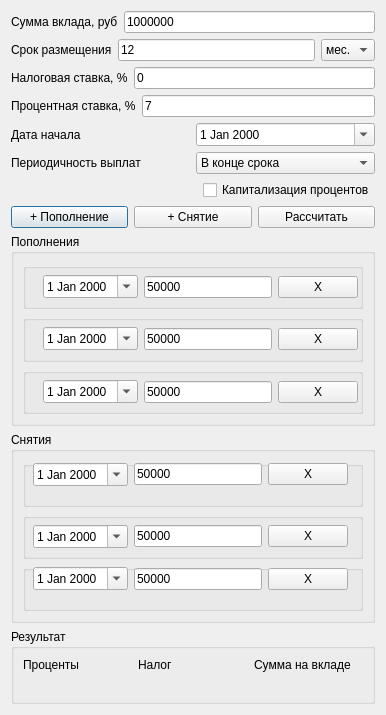
<?xml version="1.0" encoding="UTF-8"?>
<ui version="4.0">
 <class>deposit</class>
 <widget class="QDialog" name="deposit">
  <property name="geometry">
   <rect>
    <x>0</x>
    <y>0</y>
    <width>386</width>
    <height>715</height>
   </rect>
  </property>
  <property name="sizePolicy">
   <sizepolicy hsizetype="Fixed" vsizetype="Fixed">
    <horstretch>0</horstretch>
    <verstretch>0</verstretch>
   </sizepolicy>
  </property>
  <property name="windowTitle">
   <string>Депозитный калькулятор</string>
  </property>
  <layout class="QVBoxLayout" name="verticalLayout_3">
   <item>
    <layout class="QHBoxLayout" name="horizontalLayout_7">
     <item>
      <widget class="QLabel" name="label">
       <property name="text">
        <string>Сумма вклада, руб</string>
       </property>
      </widget>
     </item>
     <item>
      <widget class="QLineEdit" name="lineEdit_amount">
       <property name="text">
        <string>1000000</string>
       </property>
      </widget>
     </item>
    </layout>
   </item>
   <item>
    <layout class="QHBoxLayout" name="horizontalLayout_8">
     <item>
      <widget class="QLabel" name="label_2">
       <property name="text">
        <string>Срок размещения</string>
       </property>
      </widget>
     </item>
     <item>
      <widget class="QLineEdit" name="lineEdit_term">
       <property name="text">
        <string>12</string>
       </property>
      </widget>
     </item>
     <item>
      <widget class="QComboBox" name="comboBox">
       <property name="currentIndex">
        <number>0</number>
       </property>
       <item>
        <property name="text">
         <string>мес.</string>
        </property>
       </item>
      </widget>
     </item>
    </layout>
   </item>
   <item>
    <layout class="QHBoxLayout" name="horizontalLayout_9">
     <item>
      <widget class="QLabel" name="label_3">
       <property name="text">
        <string>Налоговая ставка, %</string>
       </property>
      </widget>
     </item>
     <item>
      <widget class="QLineEdit" name="lineEdit_tax">
       <property name="text">
        <string>0</string>
       </property>
      </widget>
     </item>
    </layout>
   </item>
   <item>
    <layout class="QHBoxLayout" name="horizontalLayout_10">
     <item>
      <widget class="QLabel" name="label_4">
       <property name="text">
        <string>Процентная ставка, %</string>
       </property>
      </widget>
     </item>
     <item>
      <widget class="QLineEdit" name="lineEdit_rate">
       <property name="text">
        <string>7</string>
       </property>
      </widget>
     </item>
    </layout>
   </item>
   <item>
    <layout class="QHBoxLayout" name="horizontalLayout_14">
     <item>
      <widget class="QLabel" name="label_6">
       <property name="text">
        <string>Дата начала</string>
       </property>
      </widget>
     </item>
     <item>
      <widget class="QDateEdit" name="dateEdit_start">
       <property name="calendarPopup">
        <bool>true</bool>
       </property>
      </widget>
     </item>
    </layout>
   </item>
   <item>
    <layout class="QHBoxLayout" name="horizontalLayout_11">
     <item>
      <widget class="QLabel" name="label_5">
       <property name="text">
        <string>Периодичность выплат</string>
       </property>
      </widget>
     </item>
     <item>
      <widget class="QComboBox" name="comboBox_withdrawInterval">
       <property name="currentIndex">
        <number>0</number>
       </property>
       <item>
        <property name="text">
         <string>В конце срока</string>
        </property>
       </item>
      </widget>
     </item>
    </layout>
   </item>
   <item>
    <layout class="QHBoxLayout" name="horizontalLayout_12">
     <item>
      <spacer name="horizontalSpacer">
       <property name="orientation">
        <enum>Qt::Horizontal</enum>
       </property>
       <property name="sizeHint" stdset="0">
        <size>
         <width>40</width>
         <height>20</height>
        </size>
       </property>
      </spacer>
     </item>
     <item>
      <widget class="QCheckBox" name="checkBox_capitalize">
       <property name="text">
        <string>Капитализация процентов</string>
       </property>
       <property name="checked">
        <bool>false</bool>
       </property>
      </widget>
     </item>
    </layout>
   </item>
   <item>
    <layout class="QHBoxLayout" name="horizontalLayout_13">
     <item>
      <widget class="QPushButton" name="pushButton_addDeposit">
       <property name="text">
        <string>+ Пополнение</string>
       </property>
      </widget>
     </item>
     <item>
      <widget class="QPushButton" name="pushButton_cashBack">
       <property name="text">
        <string>+ Снятие</string>
       </property>
      </widget>
     </item>
     <item>
      <widget class="QPushButton" name="pushButton_calculate">
       <property name="text">
        <string>Рассчитать</string>
       </property>
      </widget>
     </item>
    </layout>
   </item>
   <item>
    <widget class="QGroupBox" name="groupBox_deposits">
     <property name="title">
      <string>Пополнения</string>
     </property>
     <layout class="QGridLayout" name="gridLayout">
      <item row="2" column="0">
       <widget class="QGroupBox" name="groupBox_additionalDeposit3">
        <property name="title">
         <string/>
        </property>
        <widget class="QWidget" name="layoutWidget">
         <property name="geometry">
          <rect>
           <x>20</x>
           <y>10</y>
           <width>315</width>
           <height>28</height>
          </rect>
         </property>
         <layout class="QHBoxLayout" name="horizontalLayout_3">
          <item>
           <widget class="QDateEdit" name="dateEdit_4">
            <property name="calendarPopup">
             <bool>true</bool>
            </property>
           </widget>
          </item>
          <item>
           <widget class="QLineEdit" name="lineEdit_7">
            <property name="text">
             <string>50000</string>
            </property>
           </widget>
          </item>
          <item>
           <widget class="QPushButton" name="pushButton_6">
            <property name="text">
             <string>X</string>
            </property>
           </widget>
          </item>
         </layout>
        </widget>
       </widget>
      </item>
      <item row="0" column="0">
       <widget class="QGroupBox" name="groupBox_additionalDeposit1">
        <property name="title">
         <string/>
        </property>
        <widget class="QWidget" name="layoutWidget">
         <property name="geometry">
          <rect>
           <x>20</x>
           <y>10</y>
           <width>315</width>
           <height>28</height>
          </rect>
         </property>
         <layout class="QHBoxLayout" name="horizontalLayout">
          <item>
           <widget class="QDateEdit" name="dateEdit_2">
            <property name="calendarPopup">
             <bool>true</bool>
            </property>
           </widget>
          </item>
          <item>
           <widget class="QLineEdit" name="lineEdit_5">
            <property name="text">
             <string>50000</string>
            </property>
           </widget>
          </item>
          <item>
           <widget class="QPushButton" name="pushButton_4">
            <property name="text">
             <string>X</string>
            </property>
           </widget>
          </item>
         </layout>
        </widget>
       </widget>
      </item>
      <item row="1" column="0">
       <widget class="QGroupBox" name="groupBox_additionalDeposit2">
        <property name="title">
         <string/>
        </property>
        <widget class="QWidget" name="layoutWidget">
         <property name="geometry">
          <rect>
           <x>20</x>
           <y>10</y>
           <width>315</width>
           <height>28</height>
          </rect>
         </property>
         <layout class="QHBoxLayout" name="horizontalLayout_2">
          <item>
           <widget class="QDateEdit" name="dateEdit_3">
            <property name="calendarPopup">
             <bool>true</bool>
            </property>
           </widget>
          </item>
          <item>
           <widget class="QLineEdit" name="lineEdit_6">
            <property name="text">
             <string>50000</string>
            </property>
           </widget>
          </item>
          <item>
           <widget class="QPushButton" name="pushButton_5">
            <property name="text">
             <string>X</string>
            </property>
           </widget>
          </item>
         </layout>
        </widget>
       </widget>
      </item>
     </layout>
    </widget>
   </item>
   <item>
    <widget class="QGroupBox" name="groupBox_withdraws">
     <property name="title">
      <string>Снятия</string>
     </property>
     <layout class="QVBoxLayout" name="verticalLayout_2">
      <item>
       <widget class="QGroupBox" name="groupBox_withdraw1">
        <property name="title">
         <string/>
        </property>
        <widget class="QWidget" name="layoutWidget">
         <property name="geometry">
          <rect>
           <x>10</x>
           <y>0</y>
           <width>315</width>
           <height>28</height>
          </rect>
         </property>
         <layout class="QGridLayout" name="gridLayout_2">
          <item row="0" column="0">
           <widget class="QDateEdit" name="dateEdit_5">
            <property name="acceptDrops">
             <bool>false</bool>
            </property>
            <property name="calendarPopup">
             <bool>true</bool>
            </property>
           </widget>
          </item>
          <item row="0" column="1">
           <widget class="QLineEdit" name="lineEdit_8">
            <property name="text">
             <string>50000</string>
            </property>
           </widget>
          </item>
          <item row="0" column="2">
           <widget class="QPushButton" name="pushButton_7">
            <property name="text">
             <string>X</string>
            </property>
           </widget>
          </item>
         </layout>
        </widget>
       </widget>
      </item>
      <item>
       <widget class="QGroupBox" name="groupBox_withdraw2">
        <property name="title">
         <string/>
        </property>
        <widget class="QWidget" name="layoutWidget_2">
         <property name="geometry">
          <rect>
           <x>10</x>
           <y>10</y>
           <width>315</width>
           <height>28</height>
          </rect>
         </property>
         <layout class="QGridLayout" name="gridLayout_3">
          <item row="0" column="0">
           <widget class="QDateEdit" name="dateEdit_6">
            <property name="acceptDrops">
             <bool>false</bool>
            </property>
            <property name="calendarPopup">
             <bool>true</bool>
            </property>
           </widget>
          </item>
          <item row="0" column="1">
           <widget class="QLineEdit" name="lineEdit_9">
            <property name="text">
             <string>50000</string>
            </property>
           </widget>
          </item>
          <item row="0" column="2">
           <widget class="QPushButton" name="pushButton_8">
            <property name="text">
             <string>X</string>
            </property>
           </widget>
          </item>
         </layout>
        </widget>
       </widget>
      </item>
      <item>
       <widget class="QGroupBox" name="groupBox_withdraw3">
        <property name="title">
         <string/>
        </property>
        <widget class="QWidget" name="layoutWidget_3">
         <property name="geometry">
          <rect>
           <x>10</x>
           <y>0</y>
           <width>315</width>
           <height>28</height>
          </rect>
         </property>
         <layout class="QHBoxLayout" name="horizontalLayout_16">
          <item>
           <widget class="QDateEdit" name="dateEdit_7">
            <property name="acceptDrops">
             <bool>false</bool>
            </property>
            <property name="calendarPopup">
             <bool>true</bool>
            </property>
           </widget>
          </item>
          <item>
           <widget class="QLineEdit" name="lineEdit_10">
            <property name="text">
             <string>50000</string>
            </property>
           </widget>
          </item>
          <item>
           <widget class="QPushButton" name="pushButton_9">
            <property name="text">
             <string>X</string>
            </property>
           </widget>
          </item>
         </layout>
        </widget>
       </widget>
      </item>
     </layout>
    </widget>
   </item>
   <item>
    <widget class="QGroupBox" name="groupBox_result">
     <property name="sizePolicy">
      <sizepolicy hsizetype="Preferred" vsizetype="Fixed">
       <horstretch>0</horstretch>
       <verstretch>0</verstretch>
      </sizepolicy>
     </property>
     <property name="title">
      <string>Результат</string>
     </property>
     <layout class="QVBoxLayout" name="verticalLayout">
      <item>
       <layout class="QHBoxLayout" name="horizontalLayout_4">
        <item>
         <widget class="QLabel" name="label_10">
          <property name="text">
           <string>Проценты</string>
          </property>
         </widget>
        </item>
        <item>
         <widget class="QLabel" name="label_8">
          <property name="text">
           <string>Налог</string>
          </property>
         </widget>
        </item>
        <item>
         <widget class="QLabel" name="label_12">
          <property name="text">
           <string>Сумма на вкладе</string>
          </property>
         </widget>
        </item>
       </layout>
      </item>
      <item>
       <layout class="QHBoxLayout" name="horizontalLayout_5">
        <item>
         <widget class="QLabel" name="label_7">
          <property name="text">
           <string/>
          </property>
         </widget>
        </item>
        <item>
         <widget class="QLabel" name="label_11">
          <property name="text">
           <string/>
          </property>
         </widget>
        </item>
        <item>
         <widget class="QLabel" name="label_9">
          <property name="text">
           <string/>
          </property>
         </widget>
        </item>
       </layout>
      </item>
     </layout>
    </widget>
   </item>
  </layout>
 </widget>
 <resources/>
 <connections/>
</ui>
